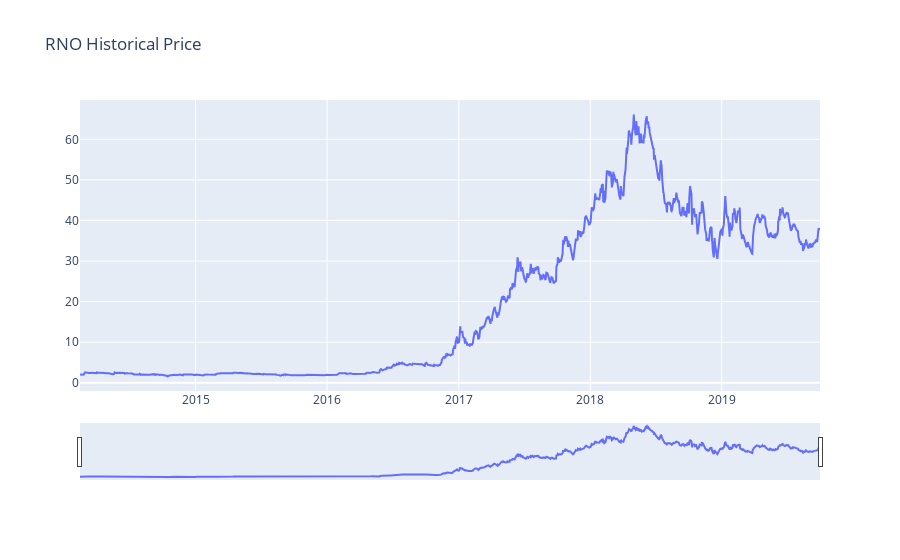

The code cell stored with this chart in its notebook:
### Code cell
#plotting the stock data
fig = go.Figure([go.Scatter(x=pandas_result.index, y=pandas_result.Last,name=stock)])
fig.update_layout(title_text='RNO Historical Price',
                  xaxis_rangeslider_visible=True)
fig.show()

### Figure 1 — Plotly figure (JSON) as saved in the notebook; plotly's stock layout.template omitted (floating-point values rounded to 4 significant figures; data arrays with more than 128 entries replaced by an {"elided": "..."} marker saying what was removed)
{"data": [{"name": "XIL", "type": "scatter", "x": {"elided": "1404 str values"}, "y": {"elided": "1404 float values"}}], "layout": {"title": {"text": "RNO Historical Price"}, "xaxis": {"rangeslider": {"visible": true}}}}
